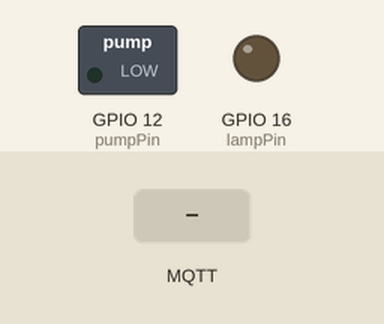
The sketch below on a simulated ESP32. On the bench: switched loads named in the sketch (green lamp = pin HIGH), output pins drawn as LEDs (lit = HIGH). Inputs (shaded band) come from the test bench. WiFi joins after 1.5 s; servers stay silent unless stated; no MQTT or app messages arrive unless stated; what the sketch prints to the serial monitor is not drawn.

Above: at 2.7 s.
2.8 s: MQTT message "true" arrives on the first subscribed topic
At 3.1 s:
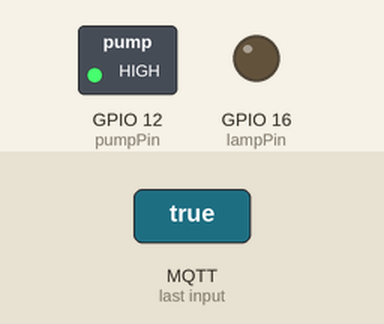
4.3 s: MQTT message "true" arrives on the second subscribed topic
At 5.4 s:
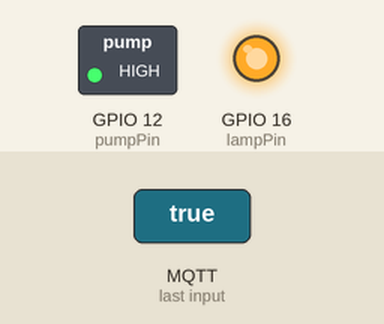
5.8 s: MQTT message "oki/pump" arrives on the first subscribed topic
At 6.5 s:
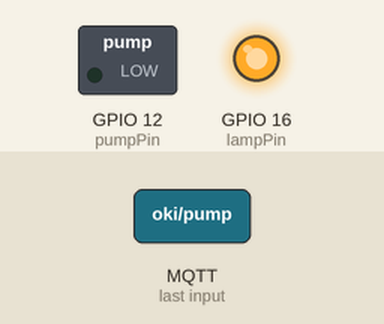
Timing chart, 0 to 8.8 s (numbered marks = the images above; inputs shaded):
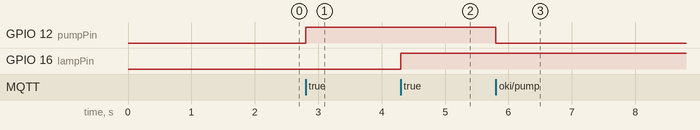

The sketch:

esp32-subs-emqx-vps.ino
```cpp
#include <WiFi.h>
#include <PubSubClient.h>

// WiFi Credentials
const char* ssid = "okinawa";
const char* password = "1234567890";

// EMQX Public Broker
const char* mqtt_server = "broker.emqx.io";

WiFiClient espClient;
PubSubClient client(espClient);

// Relay Pins
const int pumpPin = 12;
const int lampPin = 16;

void callback(char* topic, byte* message, unsigned int length) {
  String msgStr;
  for (int i = 0; i < length; i++) {
    msgStr += (char)message[i];
  }

  Serial.print("Topic: ");
  Serial.print(topic);
  Serial.print(" | Message: ");
  Serial.println(msgStr);

  bool state = (msgStr == "true");

  if (String(topic) == "oki/pump") {
    digitalWrite(pumpPin, state ? HIGH : LOW);
    Serial.println("Pump -> " + String(state));
  } else if (String(topic) == "oki/lamp") {
    digitalWrite(lampPin, state ? HIGH : LOW);
    Serial.println("Lamp -> " + String(state));
  }
}

void setup_wifi() {
  delay(10);
  Serial.begin(115200);
  Serial.println("Connecting to WiFi...");
  WiFi.begin(ssid, password);

  while (WiFi.status() != WL_CONNECTED) {
    delay(500);
    Serial.print(".");
  }

  Serial.println("\nWiFi connected!");
}

void reconnect() {
  while (!client.connected()) {
    Serial.print("Connecting to MQTT...");
    if (client.connect("ESP32Client_001")) {
      Serial.println("connected");
      client.subscribe("oki/pump");
      client.subscribe("oki/lamp");
    } else {
      Serial.print("failed, rc=");
      Serial.print(client.state());
      delay(2000);
    }
  }
}

void setup() {
  setup_wifi();
  client.setServer(mqtt_server, 1883);
  client.setCallback(callback);

  pinMode(pumpPin, OUTPUT);
  pinMode(lampPin, OUTPUT);
  digitalWrite(pumpPin, LOW);
  digitalWrite(lampPin, LOW);
}

void loop() {
  if (!client.connected()) {
    reconnect();
  }
  client.loop();
}
```

Measured:
- after the input at 2.8 s, GPIO 12 (pumpPin): LOW → HIGH at once
- after the input at 4.3 s, GPIO 16 (lampPin): LOW → HIGH at once
- after the input at 5.8 s, GPIO 12 (pumpPin): HIGH → LOW at once
